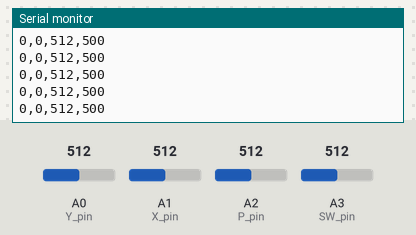
This sketch was run on a simulated Arduino Uno, built with avr-gcc and run on an emulated ATmega328P. Shown: the last lines printed to the serial monitor. Inputs (shaded band) come from the test bench; at power-on: A1 (X_pin) = 512, A0 (Y_pin) = 512, A2 (P_pin) = 512, A3 (SW_pin) = 512.

Above: at 2.7 s.
2.8 s: A1 (X_pin) set to 495
At 3.9 s:
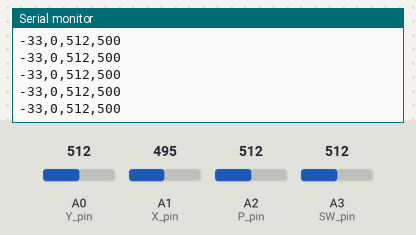
4.3 s: A1 (X_pin) set to 472
At 5.3 s:
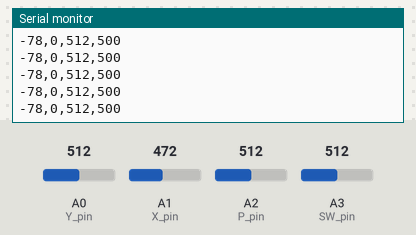
7.3 s: A1 (X_pin) set to 444
At 8.0 s:
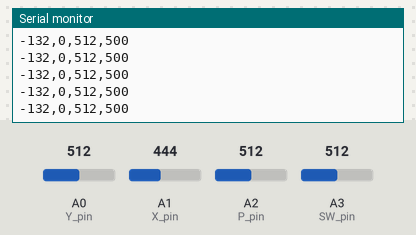
Timing chart, 0 to 10.3 s (numbered marks = the images above; inputs shaded):
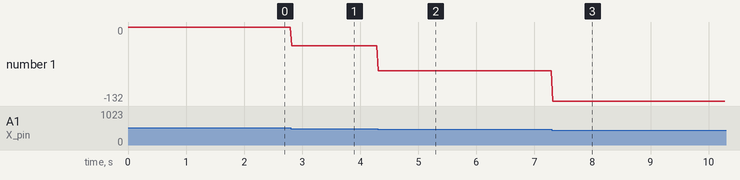

Measured:
- after the input at 2.8 s, the serial monitor: prints a new line at once (image 1)
- after the input at 4.3 s, the serial monitor: prints a new line at once (image 2)
- after the input at 7.3 s, the serial monitor: prints a new line at once (image 3)
- plotted number 1: 0 → -33 after the input at 2.8 s, -33 → -78 after the input at 4.3 s, -78 → -132 after the input at 7.3 s

The sketch:

smoothArduino.ino
```cpp
const int SW_pin = A3;
const int P_pin = A2;
const int X_pin = A1;
const int Y_pin = A0;
int x_direction;
int y_direction;
int pent;
int jump;

void setup() {
  pinMode(SW_pin, INPUT);
  pinMode(P_pin, INPUT);
  pinMode(X_pin, INPUT);
  pinMode(Y_pin, INPUT);

  Serial.begin(9600);
}

void loop() {

  x_direction = (analogRead(X_pin));
  x_direction = map(x_direction, 0, 1023, -1000, 1000);
  Serial.print(String(x_direction) + ",");
  Serial.flush();

  y_direction = (analogRead(Y_pin));
  y_direction = map(y_direction, 0, 1023, -1000, 1000);
  Serial.print(String(y_direction) + ",");
  Serial.flush();

  jump = (analogRead(SW_pin));
  Serial.print(String(jump) + ",");
  Serial.flush();

  pent = analogRead(P_pin);
  pent = map(pent, 0, 1023, 0, 1000);
  Serial.println(String(pent));
  Serial.flush();

  delay(10);
}
```
